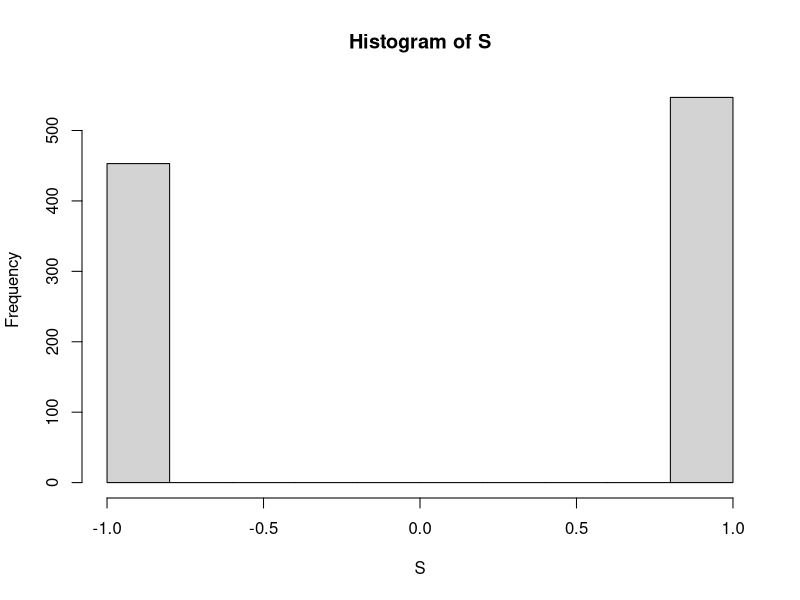
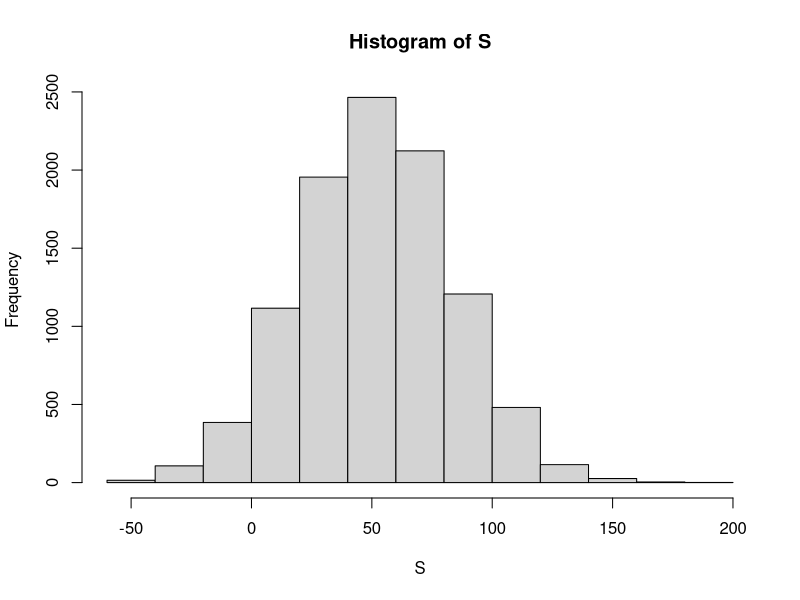
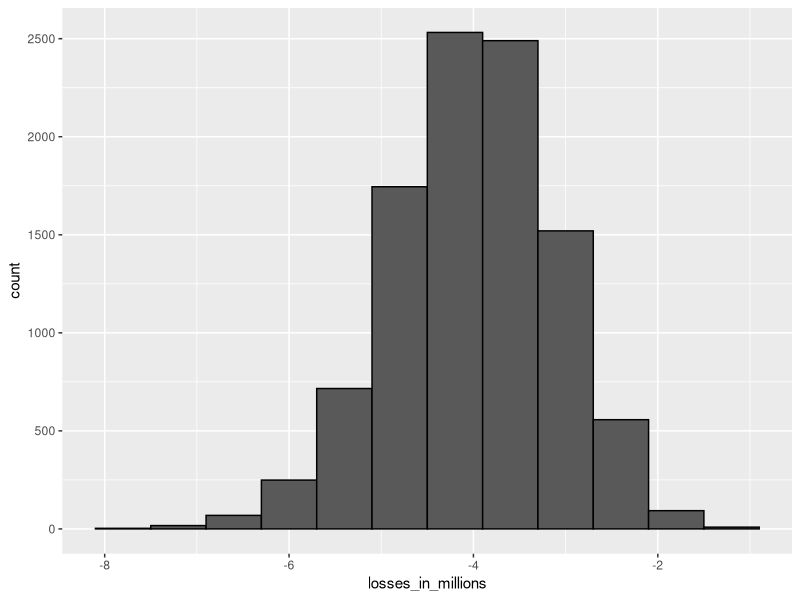

R code for these plots, in order:
## ---- chunk 1
set.seed(1)
# define random variable x to be 1 if blue, 0 otherwise
beads <- rep(c("red", "blue"), times = c(2, 3))
x <- ifelse(sample(beads, 1) == "blue", 1, 0)
print(x)
## ---- chunk 2
red <- 18
black <- 18
green <- 2
n <- 1000

S <- sample(c(1,-1), # options are +1 and -1
       n, # players are 1000
       replace = TRUE,
       prob = c(20/38, # probability of win
                18/38)) # probability of lose
hist(S) # distribution
sum(S) # total gains
mean(S) # mean gain
## ---- chunk 3
n <- 1000    # number of roulette players
B <- 10000    # number of Monte Carlo experiments
S <- replicate(B, {
    X <- sample(c(-1,1), n, replace = TRUE, prob = c(9/19, 10/19))    # simulate 1000 roulette spins
    sum(X)    # determine total profit
})

hist(S) # distribution of results
mean(S) # mean results
mean(S < 0)    # probability of the casino losing money
## ---- chunk 4
green <- 2
black <- 18
red <- 18
green/(black+red+green)
## ---- chunk 5
set.seed(1)

# The variables 'green', 'black', and 'red' contain the number of pockets for each color
green <- 2
black <- 18
red <- 18

p_green <- green/(black+red+green)
p_not_green <- 1 - p_green

prob = sample(c(-1,17), 1, prob = c(p_not_green,p_green), replace = TRUE)
print(prob)
## ---- chunk 6
# The variables 'green', 'black', and 'red' contain the number of pockets for each color
green <- 2
black <- 18
red <- 18

p_green <- green/(black+red+green)
p_not_green <- 1 - p_green

X = 17*p_green + -1*(p_not_green)
X
## ---- chunk 7
green <- 2
black <- 18
red <- 18

p_green <- green/(black+red+green)
p_not_green <- 1 - p_green

sdX <- abs(-1-17)*sqrt(p_green*p_not_green)
sdX
## ---- chunk 8
set.seed(1)

# The variables 'green', 'black', and 'red' contain the number of pockets for each color
green <- 2
black <- 18
red <- 18

p_green <- green/(black+red+green)
p_not_green <- 1 - p_green

n <- 1000
X <- sample(c(-1,17),n,replace = TRUE, prob = c(p_not_green, p_green))
S <- sum(X)
S
## ---- chunk 9
# The variables 'green', 'black', and 'red' contain the number of pockets for each color
green <- 2
black <- 18
red <- 18

p_green <- green/(black+red+green)
p_not_green <- 1 - p_green

X <- 17*p_green + -1*(p_not_green)
n <- 1000
n*X


sdX <- abs(-1-17)*sqrt(p_green*p_not_green)
sqrt(n)*sdX
## ---- chunk 10
# Assign a variable `p_green` as the probability of the ball landing in a green pocket
p_green <- 2 / 38

# Assign a variable `p_not_green` as the probability of the ball not landing in a green pocket
p_not_green <- 1-p_green

# Define the number of bets using the variable 'n'
n <- 100

# Calculate 'avg', the expected outcome of 100 spins if you win $17 when the ball lands on green and you lose $1 when the ball doesn't land on green
avg <- n * (17*p_green + -1*p_not_green)

# Compute 'se', the standard error of the sum of 100 outcomes
se <- sqrt(n) * (17 - -1)*sqrt(p_green*p_not_green)

# Using the expected value 'avg' and standard error 'se', compute the probability that you win money betting on green 100 times.
prob_loss_money <- pnorm(0,avg,se) # p(x < 0)
1-prob_loss_money
## ---- chunk 11
# Assign a variable `p_green` as the probability of the ball landing in a green pocket
p_green <- 2 / 38

# Assign a variable `p_not_green` as the probability of the ball not landing in a green pocket
p_not_green <- 1-p_green

# Define the number of bets using the variable 'n'
n <- 100

# The variable `B` specifies the number of times we want the simulation to run. Let's run the Monte Carlo simulation 10,000 times.
B <- 10000

# Use the `set.seed` function to make sure your answer matches the expected result after random sampling.
set.seed(1)

# Create an object called `S` that replicates the sample code for `B` iterations and sums the outcomes.
S <- replicate(B, {
  X <- sample(c(17,-1), n, replace = T, prob = c(p_green, p_not_green))
  sum(X)
})


# Compute the average value for 'S'
mean(S)

# Calculate the standard deviation of 'S'
sd(S)
## ---- chunk 12
mean(S > 0)
## ---- chunk 13
# Use the `set.seed` function to make sure your answer matches the expected result after random sampling.
set.seed(1)

# Define the number of bets using the variable 'n'
n <- 10000

# Assign a variable `p_green` as the probability of the ball landing in a green pocket
p_green <- 2 / 38

# Assign a variable `p_not_green` as the probability of the ball not landing in a green pocket
p_not_green <- 1 - p_green

# Create a vector called `X` that contains the outcomes of `n` bets
X <- sample(c(17,-1),n,replace = T, prob = c(p_green, p_not_green))

# Define a variable `Y` that contains the mean outcome per bet. Print this mean to the console.
Y <- mean(X)
Y
## ---- chunk 14
# Assign a variable `p_green` as the probability of the ball landing in a green pocket
p_green <- 2 / 38

# Assign a variable `p_not_green` as the probability of the ball not landing in a green pocket
p_not_green <- 1 - p_green

# Calculate the expected outcome of `Y`, the mean outcome per bet in 10,000 bets
# E[X] = ap + b(1-p)
Y <- p_green*17 + (-1*(p_not_green))
Y
## ---- chunk 15
# Define the number of bets using the variable 'n'
n <- 10000

# Assign a variable `p_green` as the probability of the ball landing in a green pocket
p_green <- 2 / 38

# Assign a variable `p_not_green` as the probability of the ball not landing in a green pocket
p_not_green <- 1 - p_green

# Compute the standard error of 'Y', the mean outcome per bet from 10,000 bets.
### |b-a|*sqrt(p(1-p))
se <- abs(17+1)*sqrt(p_green*p_not_green)
se/sqrt(n)
## ---- chunk 16
# Define the number of bets using the variable 'n'
n <- 10000

# Assign a variable `p_green` as the probability of the ball landing in a green pocket
p_green <- 2 / 38

# Assign a variable `p_not_green` as the probability of the ball not landing in a green pocket
p_not_green <- 1 - p_green

# We defined the average using the following code
avg <- 17*p_green + -1*p_not_green

# We defined standard error using this equation
se <- 1/sqrt(n) * (17 - -1)*sqrt(p_green*p_not_green)

# Given this average and standard error, determine the probability of winning more than $0. Print the result to the console.

1 - pnorm(0, mean=avg, sd = se)
## ---- chunk 17
# The variable `n` specifies the number of independent bets on green
n <- 10000

# The variable `B` specifies the number of times we want the simulation to run
B <- 10000

# Use the `set.seed` function to make sure your answer matches the expected result after random number generation
set.seed(1)

# Assign a variable `p_green` as the probability of the ball landing in a green pocket
p_green <- 2 / 38

# Assign a variable `p_not_green` as the probability of the ball not landing in a green pocket
p_not_green <- 1 - p_green

# Generate a vector `S` that contains the the average outcomes of 10,000 bets modeled 10,000 times
S <- replicate(B, {
  X <- sample(c(17,-1),n,replace = T, prob = c(p_green, p_not_green))
  mean(X)
})

# Compute the average of `S`
mean(S)

# Compute the standard deviation of `S`
sd(S)
## ---- chunk 18
# Compute the proportion of outcomes in the vector 'S' where you won more than $0
mean(S>0)
## ---- chunk 19
prob_one_question <- 1/5
prob_one_question
## ---- chunk 20
award <- 1
prob_award <- 1/5
penalty <- -0.25
prob_fail <- 4/5
# E[X] = ap + b(1-p)
mu <- award * prob_award + (-0.25*(prob_fail))
mu
## ---- chunk 21
award <- 1
prob_award <- 1/5
penalty <- -0.25
prob_fail <- 4/5
# E[X] = ap + b(1-p)
mu <- award * prob_award + (-0.25*(prob_fail))

# n*E[X]
n <- 44
n * mu
## ---- chunk 22
award <- 1
prob_award <- 1/5
penalty <- -0.25
prob_fail <- 4/5

## sd(X) = |b-a|*sqrt(p(1-p))
se <- abs(1+0.25)*sqrt(prob_award*prob_fail)
## sqrt(n) * sd(X)
n <- 44
sigma <- sqrt(n) * se
sigma
## ---- chunk 23
award <- 1
prob_award <- 1/5
penalty <- -0.25
prob_fail <- 4/5

mu <- award * prob_award + (-0.25*(prob_fail))
n <- 44
se <- abs(1+0.25)*sqrt(prob_award*prob_fail)
sigma <- sqrt(n) * se

1 - pnorm(8, mean = mu, sd = sigma)
## ---- chunk 24
set.seed(21, sample.kind = "Rounding")

B <- 10000
n <- 44
p <- 0.2

tests <- replicate(B, {
  X <- sample(c(1, -0.25), n, replace = TRUE, prob = c(p, 1-p))
  sum(X)
})

mean(tests >= 8)
## ---- chunk 25
p <- 1/4
award <- 1
penalty <- 0
n <- 44

mu <- award*p + penalty*(1-p)
n * mu
## ---- chunk 26
sigma <- sqrt(n) * abs(penalty-award) * sqrt(p*(1-p))
1-pnorm(30, mu, sigma)
## ---- chunk 27
p <- seq(0.25, 0.95, 0.05)
n <- 44
a <- 1
b <- 0
exp_values <- sapply(p, function(x){
  mu <- n * a*x + b*(1-x)
  sigma <- sqrt(n) * abs(b-a) * sqrt(x*(1-x))
  1-pnorm(35, mu, sigma)
})

min(p[which(exp_values > 0.8)])
## ---- chunk 28
award <- 6
loss <- -1
p_award <- 5/38
p_loss <- 1-p_award
## ---- chunk 29
mu <- award*p_award + loss*p_loss
mu
## ---- chunk 30
sigma <- abs(award-loss)*sqrt(p_award*p_loss)
sigma
## ---- chunk 31
mu
## ---- chunk 32
n <- 500
sigma/sqrt(n)
## ---- chunk 33
n * mu
## ---- chunk 34
sqrt(n)*sigma
## ---- chunk 35
pnorm(0, n*mu, sqrt(n)*sigma)
## ---- chunk 36
#  Interest rate sampling model
n <- 1000 # number of loans
loss_per_foreclosure <- -200000 # cost of a loan
p <- 0.02 # probability of not return anything (lose 200000$)
defaults <- sample( c(0,1), n, prob=c(1-p, p), replace = TRUE) # times we lose money (0 not lose, 1 lose)
sum(defaults * loss_per_foreclosure) # without interest we always lose money
## ---- chunk 37
# Interest rate Monte Carlo simulation
B <- 10000
losses <- replicate(B, {
    defaults <- sample( c(0,1), n, prob=c(1-p, p), replace = TRUE) 
  sum(defaults * loss_per_foreclosure)
})
## ---- chunk 38
library(tidyverse)
data.frame(losses_in_millions = losses/10^6) %>%
    ggplot(aes(losses_in_millions)) +
    geom_histogram(binwidth = 0.6, col = "black")
## ---- chunk 39
# Expected value and standard error of the sum of 1,000 loans
n*(p*loss_per_foreclosure + (1-p)*0)    # expected value 
sqrt(n)*abs(loss_per_foreclosure)*sqrt(p*(1-p))    # standard error
## ---- chunk 40
x <- -loss_per_foreclosure*p/(1-p)
x
## ---- chunk 41
x/180000
## ---- chunk 42
mu <- n * (loss_per_foreclosure*p + x*(1-p))
sigma <- abs(x-loss_per_foreclosure) * sqrt(n*p*(1-p))
## ---- chunk 43
# Calculating interest rate for 1% probability of losing money
l <- loss_per_foreclosure
z <- qnorm(0.01)
x <- -l*( n*p - z*sqrt(n*p*(1-p)))/ ( n*(1-p) + z*sqrt(n*p*(1-p)))
x/180000    # interest rate
loss_per_foreclosure*p + x*(1-p)    # expected value of the profit per loan
n*(loss_per_foreclosure*p + x*(1-p)) # expected value of the profit over n loans
## ---- chunk 44
#  Monte Carlo simulation for 1% probability of losing money

B <- 100000
profit <- replicate(B, {
    draws <- sample( c(x, loss_per_foreclosure), n, 
                        prob=c(1-p, p), replace = TRUE) 
    sum(draws)
})
mean(profit)    # expected value of the profit over n loans
mean(profit<0)    # probability of losing money
